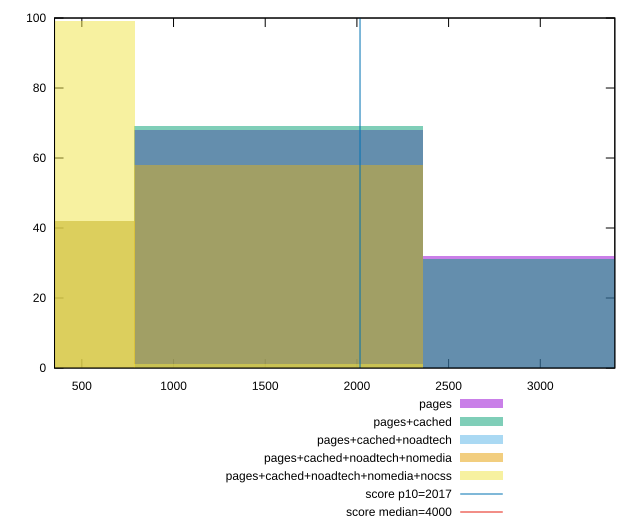

This figure's gnuplot source:
reset

$pages <<EOF
3148.715048736885 32
1574.3575243684425 68
EOF

$pagesCached <<EOF
3148.715048736885 31
1574.3575243684425 69
EOF

$pagesCachedNoadtech <<EOF
1574.3575243684425 58
0 42
EOF

$pagesCachedNoadtechNomedia <<EOF
1574.3575243684425 58
0 42
EOF

$pagesCachedNoadtechNomediaNocss <<EOF
0 99
1574.3575243684425 1
EOF

set key outside below
set boxwidth 1574.3575243684425
set xrange [351.076:3406.475999999986]
set yrange [0:100]
set trange [0:100]
set style fill transparent solid 0.5 noborder

set parametric
set terminal svg size 640, 530 enhanced background rgb 'white'
set output "report_00017_2021-02-10T15-08-03.406Z/mainthread-work-breakdown/comparison/histogram/all_raw.svg"

plot $pages title "pages" with boxes, \
     $pagesCached title "pages+cached" with boxes, \
     $pagesCachedNoadtech title "pages+cached+noadtech" with boxes, \
     $pagesCachedNoadtechNomedia title "pages+cached+noadtech+nomedia" with boxes, \
     $pagesCachedNoadtechNomediaNocss title "pages+cached+noadtech+nomedia+nocss" with boxes, \
     2017,t title "score p10=2017", \
     4000,t title "score median=4000"

reset
